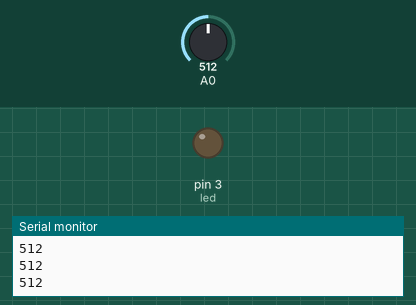
A sketch run on a simulated Arduino Uno, built with avr-gcc and run on an emulated ATmega328P. On the bench: output pins drawn as LEDs (lit = HIGH), the last lines printed to the serial monitor. Inputs (shaded band) come from the test bench; at power-on: A0 = 512.

Above: at 1.3 s.
1.4 s: A0 set to 0
At 1.8 s:
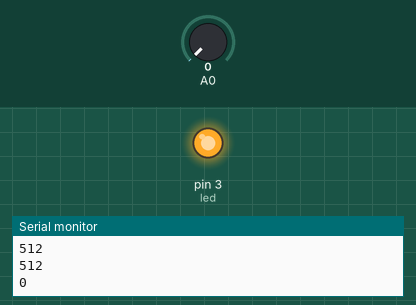
3.0 s: A0 set to 122
At 4.2 s:
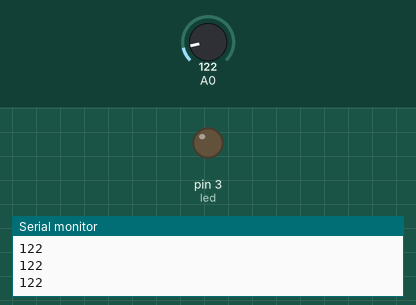
Timing chart, 0 to 6.0 s (numbered marks = the images above; inputs shaded):
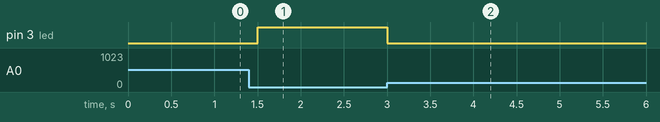

Measured:
- after the input at 1.4 s, pin 3 (led): LOW → HIGH after 0.10 s
- after the input at 3.0 s, pin 3 (led): HIGH → LOW at once

The sketch:

9.ino
```cpp
#define led 3   //led pini
void setup() {

pinMode(led,OUTPUT);  //ledi çikış yaptık
Serial.begin(9600);  //seri portu başlattık

}
void loop() {
int deger=analogRead(A0);   //değeri okuduk
Serial.println(deger);     //değeri seri porta yazdırdık
if(deger==0){
digitalWrite(led,HIGH);
}
else{
digitalWrite(led,LOW);
}
delay(500);
}
```
